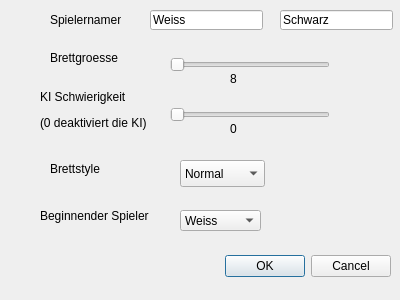
<?xml version="1.0" encoding="UTF-8"?>
<ui version="4.0">
 <class>Settings</class>
 <widget class="QDialog" name="Settings">
  <property name="geometry">
   <rect>
    <x>0</x>
    <y>0</y>
    <width>400</width>
    <height>300</height>
   </rect>
  </property>
  <property name="windowTitle">
   <string>Dialog</string>
  </property>
  <widget class="QDialogButtonBox" name="buttonBox">
   <property name="geometry">
    <rect>
     <x>50</x>
     <y>250</y>
     <width>341</width>
     <height>32</height>
    </rect>
   </property>
   <property name="orientation">
    <enum>Qt::Horizontal</enum>
   </property>
   <property name="standardButtons">
    <set>QDialogButtonBox::Cancel|QDialogButtonBox::Ok</set>
   </property>
  </widget>
  <widget class="QLabel" name="brettgroesse">
   <property name="geometry">
    <rect>
     <x>50</x>
     <y>50</y>
     <width>121</width>
     <height>16</height>
    </rect>
   </property>
   <property name="text">
    <string>Brettgroesse</string>
   </property>
  </widget>
  <widget class="QSlider" name="horizontalSlider">
   <property name="geometry">
    <rect>
     <x>170</x>
     <y>50</y>
     <width>160</width>
     <height>29</height>
    </rect>
   </property>
   <property name="minimum">
    <number>8</number>
   </property>
   <property name="maximum">
    <number>30</number>
   </property>
   <property name="singleStep">
    <number>8</number>
   </property>
   <property name="tracking">
    <bool>true</bool>
   </property>
   <property name="orientation">
    <enum>Qt::Horizontal</enum>
   </property>
   <property name="tickPosition">
    <enum>QSlider::NoTicks</enum>
   </property>
   <property name="tickInterval">
    <number>4</number>
   </property>
  </widget>
  <widget class="QLabel" name="schwierigkeit_beschr">
   <property name="geometry">
    <rect>
     <x>40</x>
     <y>90</y>
     <width>111</width>
     <height>41</height>
    </rect>
   </property>
   <property name="text">
    <string>&lt;html&gt;&lt;head/&gt;&lt;body&gt;&lt;p&gt;KI Schwierigkeit&lt;/p&gt;&lt;p&gt;(0 deaktiviert die KI)&lt;/p&gt;&lt;/body&gt;&lt;/html&gt;</string>
   </property>
  </widget>
  <widget class="QSlider" name="horizontalSlider_2">
   <property name="geometry">
    <rect>
     <x>170</x>
     <y>100</y>
     <width>160</width>
     <height>29</height>
    </rect>
   </property>
   <property name="maximum">
    <number>3</number>
   </property>
   <property name="orientation">
    <enum>Qt::Horizontal</enum>
   </property>
  </widget>
  <widget class="QLabel" name="feldgroesse">
   <property name="geometry">
    <rect>
     <x>230</x>
     <y>70</y>
     <width>67</width>
     <height>17</height>
    </rect>
   </property>
   <property name="text">
    <string>8</string>
   </property>
  </widget>
  <widget class="QLabel" name="brettstyle">
   <property name="geometry">
    <rect>
     <x>50</x>
     <y>160</y>
     <width>67</width>
     <height>17</height>
    </rect>
   </property>
   <property name="text">
    <string>Brettstyle</string>
   </property>
  </widget>
  <widget class="QComboBox" name="comboBox">
   <property name="geometry">
    <rect>
     <x>180</x>
     <y>160</y>
     <width>85</width>
     <height>27</height>
    </rect>
   </property>
   <property name="currentIndex">
    <number>0</number>
   </property>
   <item>
    <property name="text">
     <string>Normal</string>
    </property>
   </item>
   <item>
    <property name="text">
     <string>Style2</string>
    </property>
   </item>
   <item>
    <property name="text">
     <string>Viking</string>
    </property>
   </item>
  </widget>
  <widget class="QLabel" name="schwierigkeit_2">
   <property name="geometry">
    <rect>
     <x>230</x>
     <y>120</y>
     <width>67</width>
     <height>17</height>
    </rect>
   </property>
   <property name="text">
    <string>0</string>
   </property>
  </widget>
  <widget class="QComboBox" name="comboBox_2">
   <property name="geometry">
    <rect>
     <x>180</x>
     <y>210</y>
     <width>81</width>
     <height>21</height>
    </rect>
   </property>
   <item>
    <property name="text">
     <string>Weiss</string>
    </property>
   </item>
   <item>
    <property name="text">
     <string>Schwarz</string>
    </property>
   </item>
  </widget>
  <widget class="QLabel" name="label">
   <property name="geometry">
    <rect>
     <x>40</x>
     <y>200</y>
     <width>111</width>
     <height>31</height>
    </rect>
   </property>
   <property name="text">
    <string>Beginnender Spieler</string>
   </property>
  </widget>
  <widget class="QLabel" name="label_2">
   <property name="geometry">
    <rect>
     <x>50</x>
     <y>10</y>
     <width>71</width>
     <height>20</height>
    </rect>
   </property>
   <property name="text">
    <string>Spielernamen</string>
   </property>
  </widget>
  <widget class="QLineEdit" name="lineEdit">
   <property name="geometry">
    <rect>
     <x>150</x>
     <y>10</y>
     <width>113</width>
     <height>20</height>
    </rect>
   </property>
   <property name="text">
    <string>Weiss</string>
   </property>
  </widget>
  <widget class="QLineEdit" name="lineEdit_2">
   <property name="geometry">
    <rect>
     <x>280</x>
     <y>10</y>
     <width>113</width>
     <height>20</height>
    </rect>
   </property>
   <property name="text">
    <string>Schwarz</string>
   </property>
  </widget>
 </widget>
 <resources/>
 <connections>
  <connection>
   <sender>buttonBox</sender>
   <signal>accepted()</signal>
   <receiver>Settings</receiver>
   <slot>accept()</slot>
   <hints>
    <hint type="sourcelabel">
     <x>248</x>
     <y>254</y>
    </hint>
    <hint type="destinationlabel">
     <x>157</x>
     <y>274</y>
    </hint>
   </hints>
  </connection>
  <connection>
   <sender>buttonBox</sender>
   <signal>rejected()</signal>
   <receiver>Settings</receiver>
   <slot>reject()</slot>
   <hints>
    <hint type="sourcelabel">
     <x>316</x>
     <y>260</y>
    </hint>
    <hint type="destinationlabel">
     <x>286</x>
     <y>274</y>
    </hint>
   </hints>
  </connection>
 </connections>
</ui>
